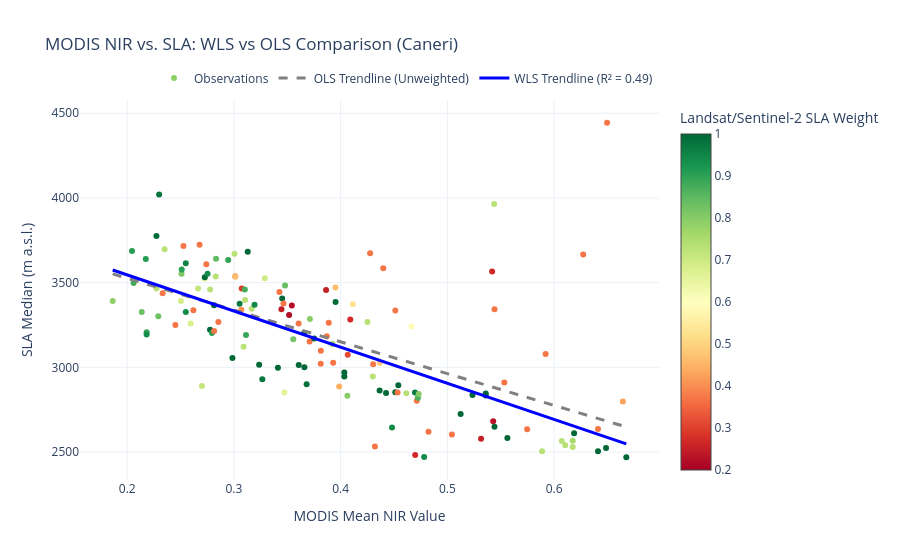

Source (notebook cell):
### Markdown cell above
## 2. Regression Visualization
To visually verify the model performance, we plot the observations for a selected glacier. The scatter points are colored by their Landsat SLA weight to demonstrate how the WLS model prioritizes these data points.

### Code cell
# Visualize the Regression for specific glacier
GLACIER_TO_PLOT = 'Caneri'

if GLACIER_TO_PLOT in clean_datasets:                      
    clean_df = clean_datasets[GLACIER_TO_PLOT].copy()

    # Sort by X-axis 
    clean_df = clean_df.sort_values(by='meanNIR')

    # Get the math from the master summary table
    stats = df_summary[df_summary['Glacier'] == GLACIER_TO_PLOT].iloc[0]
    
    wls_slope = stats['Slope Weighted']
    wls_intercept = stats['Intercept Weighted']
    ols_slope = stats['Slope Unweighted']
    ols_intercept = stats['Intercept Unweighted']
    
    # Calculate the Y values for the lines
    clean_df['trendline_weighted'] = clean_df['meanNIR'] * wls_slope + wls_intercept
    clean_df['trendline_unweighted'] = clean_df['meanNIR'] * ols_slope + ols_intercept

    # Build Figure
    fig_reg = go.Figure()

    # Add the scatter points, colored by the Landsat SLA Weight
    fig_reg.add_trace(go.Scatter(
        x=clean_df['meanNIR'], 
        y=clean_df['SLA_MP-median'],
        mode='markers',
        marker=dict(
            color=clean_df['LS_weight_final'], 
            colorscale='RdYlGn', 
            cmin=0.2, 
            cmax=1.0,  
            showscale=True,
            colorbar=dict(title="Landsat/Sentinel-2 SLA Weight")
        ),
        name='Observations',
        text=clean_df['date'], 
        hovertemplate="Date: %{text}<br>NIR: %{x:.4f}<br>SLA: %{y:.0f}m<br>Weight: %{marker.color:.2f}<extra></extra>"
    ))

    # Add the unweighted trendline 
    fig_reg.add_trace(go.Scatter(
        x=clean_df['meanNIR'],
        y=clean_df['trendline_unweighted'],
        mode='lines',
        line=dict(color='gray', width=3, dash='dash'),
        name='OLS Trendline (Unweighted)'
    ))

    # Add the weighted trendline 
    fig_reg.add_trace(go.Scatter(
        x=clean_df['meanNIR'],
        y=clean_df['trendline_weighted'],
        mode='lines',
        line=dict(color='blue', width=3),
        name=f'WLS Trendline (R² = {stats["R² Weighted"]:.2f})'
    ))

    # Apply clean layout
    fig_reg.update_layout(
        title=f"MODIS NIR vs. SLA: WLS vs OLS Comparison ({GLACIER_TO_PLOT})",
        xaxis_title="MODIS Mean NIR Value",
        yaxis_title="SLA Median (m a.s.l.)",
        template="plotly_white",
        legend=dict(
            orientation="h",
            yanchor="bottom",
            y=1.02,
            xanchor="right",
            x=1
        )
    )

    fig_reg.show()
else:
    print(f"Error: Could not find data files for {GLACIER_TO_PLOT}.")

### Figure 1 — Plotly figure (JSON) as saved in the notebook; plotly's stock layout.template omitted (floating-point values rounded to 4 significant figures; data arrays with more than 128 entries replaced by an {"elided": "..."} marker saying what was removed)
{"data": [{"hovertemplate": "Date: %{text}<br>NIR: %{x:.4f}<br>SLA: %{y:.0f}m<br>Weight: %{marker.color:.2f}<extra></extra>", "marker": {"cmax": 1, "cmin": 0.2, "color": {"elided": "140 float values"}, "colorbar": {"title": {"text": "Landsat/Sentinel-2 SLA Weight"}}, "colorscale": [[0, "rgb(165,0,38)"], [0.1, "rgb(215,48,39)"], [0.2, "rgb(244,109,67)"], [0.3, "rgb(253,174,97)"], [0.4, "rgb(254,224,139)"], [0.5, "rgb(255,255,191)"], [0.6, "rgb(217,239,139)"], [0.7, "rgb(166,217,106)"], [0.8, "rgb(102,189,99)"], [0.9, "rgb(26,152,80)"], [1, "rgb(0,104,55)"]], "showscale": true}, "mode": "markers", "name": "Observations", "text": {"elided": "140 str values"}, "type": "scatter", "x": {"elided": "140 float values"}, "y": {"elided": "140 float values"}}, {"line": {"color": "gray", "dash": "dash", "width": 3}, "mode": "lines", "name": "OLS Trendline (Unweighted)", "type": "scatter", "x": {"elided": "140 float values"}, "y": {"elided": "140 float values"}}, {"line": {"color": "blue", "width": 3}, "mode": "lines", "name": "WLS Trendline (R² = 0.49)", "type": "scatter", "x": {"elided": "140 float values"}, "y": {"elided": "140 float values"}}], "layout": {"legend": {"orientation": "h", "x": 1, "xanchor": "right", "y": 1.02, "yanchor": "bottom"}, "title": {"text": "MODIS NIR vs. SLA: WLS vs OLS Comparison (Caneri)"}, "xaxis": {"title": {"text": "MODIS Mean NIR Value"}}, "yaxis": {"title": {"text": "SLA Median (m a.s.l.)"}}}}
